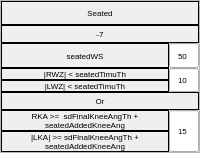
           <widget class="QFrame" name="seated_Frame">
            <property name="frameShape">
             <enum>QFrame::Shape::StyledPanel</enum>
            </property>
            <property name="frameShadow">
             <enum>QFrame::Shadow::Raised</enum>
            </property>
            <layout class="QVBoxLayout" name="verticalLayout_41">
             <property name="spacing">
              <number>0</number>
             </property>
             <property name="leftMargin">
              <number>0</number>
             </property>
             <property name="topMargin">
              <number>0</number>
             </property>
             <property name="rightMargin">
              <number>0</number>
             </property>
             <property name="bottomMargin">
              <number>0</number>
             </property>
             <item>
              <widget class="QLabel" name="flag119_label">
               <property name="maximumSize">
                <size>
                 <width>16777215</width>
                 <height>36</height>
                </size>
               </property>
               <property name="font">
                <font>
                 <pointsize>6</pointsize>
                </font>
               </property>
               <property name="frameShape">
                <enum>QFrame::Shape::Box</enum>
               </property>
               <property name="text">
                <string>Seated</string>
               </property>
               <property name="alignment">
                <set>Qt::AlignmentFlag::AlignCenter</set>
               </property>
              </widget>
             </item>
             <item>
              <widget class="QLabel" name="stateNumber_minus7_Label">
               <property name="maximumSize">
                <size>
                 <width>16777215</width>
                 <height>18</height>
                </size>
               </property>
               <property name="font">
                <font>
                 <pointsize>6</pointsize>
                </font>
               </property>
               <property name="frameShape">
                <enum>QFrame::Shape::Box</enum>
               </property>
               <property name="text">
                <string>-7</string>
               </property>
               <property name="alignment">
                <set>Qt::AlignmentFlag::AlignCenter</set>
               </property>
              </widget>
             </item>
             <item>
              <layout class="QHBoxLayout" name="seated_Flag11_horizontalLayout">
               <property name="spacing">
                <number>0</number>
               </property>
               <item>
                <widget class="QLabel" name="flag90_label">
                 <property name="maximumSize">
                  <size>
                   <width>16777215</width>
                   <height>800</height>
                  </size>
                 </property>
                 <property name="font">
                  <font>
                   <pointsize>6</pointsize>
                  </font>
                 </property>
                 <property name="frameShape">
                  <enum>QFrame::Shape::Box</enum>
                 </property>
                 <property name="text">
                  <string>seatedWS</string>
                 </property>
                 <property name="alignment">
                  <set>Qt::AlignmentFlag::AlignCenter</set>
                 </property>
                 <property name="wordWrap">
                  <bool>true</bool>
                 </property>
                </widget>
               </item>
               <item>
                <widget class="QLineEdit" name="flag90_lineEdit">
                 <property name="minimumSize">
                  <size>
                   <width>30</width>
                   <height>20</height>
                  </size>
                 </property>
                 <property name="maximumSize">
                  <size>
                   <width>30</width>
                   <height>5000</height>
                  </size>
                 </property>
                 <property name="font">
                  <font>
                   <pointsize>6</pointsize>
                  </font>
                 </property>
                 <property name="text">
                  <string>50</string>
                 </property>
                 <property name="frame">
                  <bool>true</bool>
                 </property>
                 <property name="alignment">
                  <set>Qt::AlignmentFlag::AlignCenter</set>
                 </property>
                 <property name="placeholderText">
                  <string>50</string>
                 </property>
                </widget>
               </item>
              </layout>
             </item>
             <item>
              <layout class="QHBoxLayout" name="seated_Flag12and13_horizontalLayout">
               <property name="spacing">
                <number>0</number>
               </property>
               <item>
                <layout class="QVBoxLayout" name="seated_Flag12and13_verticalLayout">
                 <property name="spacing">
                  <number>0</number>
                 </property>
                 <item>
                  <widget class="QLabel" name="flag91_label">
                   <property name="font">
                    <font>
                     <pointsize>6</pointsize>
                    </font>
                   </property>
                   <property name="frameShape">
                    <enum>QFrame::Shape::Box</enum>
                   </property>
                   <property name="text">
                    <string>|RWZ| &lt; seatedTimuTh</string>
                   </property>
                   <property name="alignment">
                    <set>Qt::AlignmentFlag::AlignCenter</set>
                   </property>
                   <property name="wordWrap">
                    <bool>true</bool>
                   </property>
                  </widget>
                 </item>
                 <item>
                  <widget class="QLabel" name="flag92_label">
                   <property name="font">
                    <font>
                     <pointsize>6</pointsize>
                    </font>
                   </property>
                   <property name="frameShape">
                    <enum>QFrame::Shape::Box</enum>
                   </property>
                   <property name="text">
                    <string>|LWZ| &lt; seatedTimuTh</string>
                   </property>
                   <property name="alignment">
                    <set>Qt::AlignmentFlag::AlignCenter</set>
                   </property>
                   <property name="wordWrap">
                    <bool>true</bool>
                   </property>
                  </widget>
                 </item>
                </layout>
               </item>
               <item>
                <widget class="QLineEdit" name="flag91_and_flag92_lineEdit">
                 <property name="minimumSize">
                  <size>
                   <width>30</width>
                   <height>20</height>
                  </size>
                 </property>
                 <property name="maximumSize">
                  <size>
                   <width>30</width>
                   <height>5000</height>
                  </size>
                 </property>
                 <property name="font">
                  <font>
                   <pointsize>6</pointsize>
                  </font>
                 </property>
                 <property name="text">
                  <string>10</string>
                 </property>
                 <property name="frame">
                  <bool>true</bool>
                 </property>
                 <property name="alignment">
                  <set>Qt::AlignmentFlag::AlignCenter</set>
                 </property>
                 <property name="readOnly">
                  <bool>false</bool>
                 </property>
                 <property name="placeholderText">
                  <string>10</string>
                 </property>
                </widget>
               </item>
              </layout>
             </item>
             <item>
              <widget class="QLabel" name="or_seated_Label">
               <property name="maximumSize">
                <size>
                 <width>16777215</width>
                 <height>18</height>
                </size>
               </property>
               <property name="font">
                <font>
                 <pointsize>6</pointsize>
                </font>
               </property>
               <property name="frameShape">
                <enum>QFrame::Shape::Box</enum>
               </property>
               <property name="text">
                <string>Or</string>
               </property>
               <property name="alignment">
                <set>Qt::AlignmentFlag::AlignCenter</set>
               </property>
               <property name="wordWrap">
                <bool>true</bool>
               </property>
              </widget>
             </item>
             <item>
              <layout class="QHBoxLayout" name="seated_Flag2and3_horizontalLayout">
               <property name="spacing">
                <number>0</number>
               </property>
               <item>
                <layout class="QVBoxLayout" name="seated_Flag2and3_Label_verticalLayout">
                 <property name="spacing">
                  <number>0</number>
                 </property>
                 <item>
                  <widget class="QLabel" name="flag93_label">
                   <property name="font">
                    <font>
                     <pointsize>6</pointsize>
                    </font>
                   </property>
                   <property name="frameShape">
                    <enum>QFrame::Shape::Box</enum>
                   </property>
                   <property name="text">
                    <string>RKA &gt;=  sdFinalKneeAngTh + seatedAddedKneeAng</string>
                   </property>
                   <property name="alignment">
                    <set>Qt::AlignmentFlag::AlignCenter</set>
                   </property>
                   <property name="wordWrap">
                    <bool>true</bool>
                   </property>
                  </widget>
                 </item>
                 <item>
                  <widget class="QLabel" name="flag94_label">
                   <property name="font">
                    <font>
                     <pointsize>6</pointsize>
                    </font>
                   </property>
                   <property name="frameShape">
                    <enum>QFrame::Shape::Box</enum>
                   </property>
                   <property name="text">
                    <string>|LKA| &gt;= sdFinalKneeAngTh + seatedAddedKneeAng</string>
                   </property>
                   <property name="alignment">
                    <set>Qt::AlignmentFlag::AlignCenter</set>
                   </property>
                   <property name="wordWrap">
                    <bool>true</bool>
                   </property>
                  </widget>
                 </item>
                </layout>
               </item>
               <item>
                <widget class="QLineEdit" name="flag93_and_flag94_lineEdit">
                 <property name="minimumSize">
                  <size>
                   <width>30</width>
                   <height>20</height>
                  </size>
                 </property>
                 <property name="maximumSize">
                  <size>
                   <width>30</width>
                   <height>5000</height>
                  </size>
                 </property>
                 <property name="font">
                  <font>
                   <pointsize>6</pointsize>
                  </font>
                 </property>
                 <property name="text">
                  <string>15</string>
                 </property>
                 <property name="frame">
                  <bool>true</bool>
                 </property>
                 <property name="alignment">
                  <set>Qt::AlignmentFlag::AlignCenter</set>
                 </property>
                 <property name="placeholderText">
                  <string>15</string>
                 </property>
                </widget>
               </item>
              </layout>
             </item>
            </layout>
           </widget>
